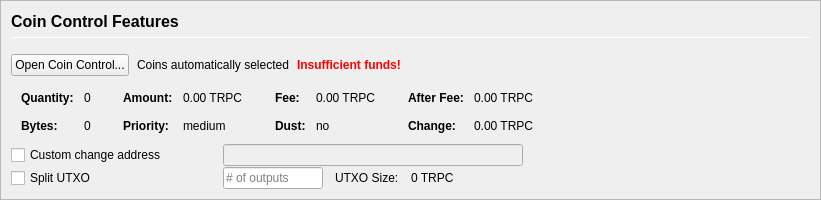
         <widget class="QFrame" name="frameCoinControl">
          <property name="sizePolicy">
           <sizepolicy hsizetype="Expanding" vsizetype="Expanding">
            <horstretch>0</horstretch>
            <verstretch>0</verstretch>
           </sizepolicy>
          </property>
          <property name="maximumSize">
           <size>
            <width>16777215</width>
            <height>16777215</height>
           </size>
          </property>
          <property name="frameShape">
           <enum>QFrame::StyledPanel</enum>
          </property>
          <property name="frameShadow">
           <enum>QFrame::Sunken</enum>
          </property>
          <layout class="QVBoxLayout" name="verticalLayoutCoinControl2">
           <property name="spacing">
            <number>0</number>
           </property>
           <property name="leftMargin">
            <number>0</number>
           </property>
           <property name="topMargin">
            <number>0</number>
           </property>
           <property name="rightMargin">
            <number>0</number>
           </property>
           <property name="bottomMargin">
            <number>0</number>
           </property>
           <item>
            <widget class="QFrame" name="frameCoinControl_BG">
             <layout class="QVBoxLayout" name="verticalLayoutCoinControl" stretch="0,0,0,0,0,0">
              <property name="spacing">
               <number>1</number>
              </property>
              <property name="leftMargin">
               <number>10</number>
              </property>
              <property name="topMargin">
               <number>10</number>
              </property>
              <item>
               <layout class="QHBoxLayout" name="horizontalLayoutCoinControl1">
                <property name="bottomMargin">
                 <number>15</number>
                </property>
                <item>
                 <layout class="QVBoxLayout" name="verticalLayout_3">
                  <property name="spacing">
                   <number>6</number>
                  </property>
                  <item>
                   <widget class="QLabel" name="labelCoinControlFeatures">
                    <property name="sizePolicy">
                     <sizepolicy hsizetype="Preferred" vsizetype="Maximum">
                      <horstretch>0</horstretch>
                      <verstretch>0</verstretch>
                     </sizepolicy>
                    </property>
                    <property name="minimumSize">
                     <size>
                      <width>0</width>
                      <height>20</height>
                     </size>
                    </property>
                    <property name="font">
                     <font>
                      <pointsize>12</pointsize>
                      <weight>75</weight>
                      <bold>true</bold>
                     </font>
                    </property>
                    <property name="styleSheet">
                     <string notr="true">font-weight:bold;</string>
                    </property>
                    <property name="text">
                     <string>Coin Control Features</string>
                    </property>
                   </widget>
                  </item>
                  <item>
                   <widget class="Line" name="line">
                    <property name="minimumSize">
                     <size>
                      <width>0</width>
                      <height>1</height>
                     </size>
                    </property>
                    <property name="maximumSize">
                     <size>
                      <width>16777215</width>
                      <height>1</height>
                     </size>
                    </property>
                    <property name="orientation">
                     <enum>Qt::Horizontal</enum>
                    </property>
                   </widget>
                  </item>
                 </layout>
                </item>
               </layout>
              </item>
              <item>
               <layout class="QHBoxLayout" name="horizontalLayoutCoinControl2" stretch="0,0,0,0">
                <property name="spacing">
                 <number>8</number>
                </property>
                <property name="bottomMargin">
                 <number>10</number>
                </property>
                <item>
                 <widget class="QPushButton" name="pushButtonCoinControl">
                  <property name="styleSheet">
                   <string notr="true"/>
                  </property>
                  <property name="text">
                   <string>Open Coin Control...</string>
                  </property>
                  <property name="autoDefault">
                   <bool>false</bool>
                  </property>
                 </widget>
                </item>
                <item>
                 <widget class="QLabel" name="labelCoinControlAutomaticallySelected">
                  <property name="text">
                   <string>Coins automatically selected</string>
                  </property>
                  <property name="margin">
                   <number>5</number>
                  </property>
                 </widget>
                </item>
                <item>
                 <widget class="QLabel" name="labelCoinControlInsuffFunds">
                  <property name="font">
                   <font>
                    <weight>75</weight>
                    <bold>true</bold>
                   </font>
                  </property>
                  <property name="styleSheet">
                   <string notr="true">color:red;font-weight:bold;</string>
                  </property>
                  <property name="text">
                   <string>Insufficient funds!</string>
                  </property>
                  <property name="margin">
                   <number>5</number>
                  </property>
                 </widget>
                </item>
                <item>
                 <spacer name="horizontalSpacerCoinControl">
                  <property name="orientation">
                   <enum>Qt::Horizontal</enum>
                  </property>
                  <property name="sizeHint" stdset="0">
                   <size>
                    <width>40</width>
                    <height>1</height>
                   </size>
                  </property>
                 </spacer>
                </item>
               </layout>
              </item>
              <item>
               <widget class="QWidget" name="widgetCoinControl" native="true">
                <property name="sizePolicy">
                 <sizepolicy hsizetype="Preferred" vsizetype="Preferred">
                  <horstretch>0</horstretch>
                  <verstretch>0</verstretch>
                 </sizepolicy>
                </property>
                <property name="minimumSize">
                 <size>
                  <width>0</width>
                  <height>0</height>
                 </size>
                </property>
                <property name="styleSheet">
                 <string notr="true"/>
                </property>
                <layout class="QHBoxLayout" name="horizontalLayoutCoinControl5">
                 <property name="leftMargin">
                  <number>0</number>
                 </property>
                 <property name="topMargin">
                  <number>0</number>
                 </property>
                 <property name="rightMargin">
                  <number>0</number>
                 </property>
                 <property name="bottomMargin">
                  <number>0</number>
                 </property>
                 <item>
                  <layout class="QHBoxLayout" name="horizontalLayoutCoinControl3" stretch="0,0,0,1">
                   <property name="spacing">
                    <number>20</number>
                   </property>
                   <property name="topMargin">
                    <number>0</number>
                   </property>
                   <property name="bottomMargin">
                    <number>10</number>
                   </property>
                   <item>
                    <layout class="QFormLayout" name="formLayoutCoinControl1">
                     <property name="horizontalSpacing">
                      <number>10</number>
                     </property>
                     <property name="verticalSpacing">
                      <number>14</number>
                     </property>
                     <property name="leftMargin">
                      <number>10</number>
                     </property>
                     <property name="topMargin">
                      <number>4</number>
                     </property>
                     <property name="rightMargin">
                      <number>6</number>
                     </property>
                     <item row="0" column="0">
                      <widget class="QLabel" name="labelCoinControlQuantityText">
                       <property name="font">
                        <font>
                         <weight>75</weight>
                         <bold>true</bold>
                        </font>
                       </property>
                       <property name="text">
                        <string>Quantity:</string>
                       </property>
                       <property name="margin">
                        <number>0</number>
                       </property>
                      </widget>
                     </item>
                     <item row="0" column="1">
                      <widget class="QLabel" name="labelCoinControlQuantity">
                       <property name="cursor">
                        <cursorShape>IBeamCursor</cursorShape>
                       </property>
                       <property name="contextMenuPolicy">
                        <enum>Qt::ActionsContextMenu</enum>
                       </property>
                       <property name="text">
                        <string notr="true">0</string>
                       </property>
                       <property name="margin">
                        <number>0</number>
                       </property>
                       <property name="textInteractionFlags">
                        <set>Qt::LinksAccessibleByMouse|Qt::TextSelectableByKeyboard|Qt::TextSelectableByMouse</set>
                       </property>
                      </widget>
                     </item>
                     <item row="1" column="0">
                      <widget class="QLabel" name="labelCoinControlBytesText">
                       <property name="font">
                        <font>
                         <weight>75</weight>
                         <bold>true</bold>
                        </font>
                       </property>
                       <property name="text">
                        <string>Bytes:</string>
                       </property>
                      </widget>
                     </item>
                     <item row="1" column="1">
                      <widget class="QLabel" name="labelCoinControlBytes">
                       <property name="cursor">
                        <cursorShape>IBeamCursor</cursorShape>
                       </property>
                       <property name="contextMenuPolicy">
                        <enum>Qt::ActionsContextMenu</enum>
                       </property>
                       <property name="text">
                        <string notr="true">0</string>
                       </property>
                       <property name="textInteractionFlags">
                        <set>Qt::LinksAccessibleByMouse|Qt::TextSelectableByKeyboard|Qt::TextSelectableByMouse</set>
                       </property>
                      </widget>
                     </item>
                    </layout>
                   </item>
                   <item>
                    <layout class="QFormLayout" name="formLayoutCoinControl2">
                     <property name="horizontalSpacing">
                      <number>10</number>
                     </property>
                     <property name="verticalSpacing">
                      <number>14</number>
                     </property>
                     <property name="leftMargin">
                      <number>6</number>
                     </property>
                     <property name="topMargin">
                      <number>4</number>
                     </property>
                     <property name="rightMargin">
                      <number>6</number>
                     </property>
                     <item row="0" column="0">
                      <widget class="QLabel" name="labelCoinControlAmountText">
                       <property name="font">
                        <font>
                         <weight>75</weight>
                         <bold>true</bold>
                        </font>
                       </property>
                       <property name="text">
                        <string>Amount:</string>
                       </property>
                       <property name="margin">
                        <number>0</number>
                       </property>
                      </widget>
                     </item>
                     <item row="0" column="1">
                      <widget class="QLabel" name="labelCoinControlAmount">
                       <property name="cursor">
                        <cursorShape>IBeamCursor</cursorShape>
                       </property>
                       <property name="contextMenuPolicy">
                        <enum>Qt::ActionsContextMenu</enum>
                       </property>
                       <property name="text">
                        <string notr="true">0.00 TRPC</string>
                       </property>
                       <property name="textInteractionFlags">
                        <set>Qt::LinksAccessibleByMouse|Qt::TextSelectableByKeyboard|Qt::TextSelectableByMouse</set>
                       </property>
                      </widget>
                     </item>
                     <item row="1" column="0">
                      <widget class="QLabel" name="labelCoinControlPriorityText">
                       <property name="font">
                        <font>
                         <weight>75</weight>
                         <bold>true</bold>
                        </font>
                       </property>
                       <property name="text">
                        <string>Priority:</string>
                       </property>
                      </widget>
                     </item>
                     <item row="1" column="1">
                      <widget class="QLabel" name="labelCoinControlPriority">
                       <property name="cursor">
                        <cursorShape>IBeamCursor</cursorShape>
                       </property>
                       <property name="contextMenuPolicy">
                        <enum>Qt::ActionsContextMenu</enum>
                       </property>
                       <property name="text">
                        <string>medium</string>
                       </property>
                       <property name="textInteractionFlags">
                        <set>Qt::LinksAccessibleByMouse|Qt::TextSelectableByKeyboard|Qt::TextSelectableByMouse</set>
                       </property>
                      </widget>
                     </item>
                    </layout>
                   </item>
                   <item>
                    <layout class="QFormLayout" name="formLayoutCoinControl3">
                     <property name="horizontalSpacing">
                      <number>10</number>
                     </property>
                     <property name="verticalSpacing">
                      <number>14</number>
                     </property>
                     <property name="leftMargin">
                      <number>6</number>
                     </property>
                     <property name="topMargin">
                      <number>4</number>
                     </property>
                     <property name="rightMargin">
                      <number>6</number>
                     </property>
                     <item row="0" column="0">
                      <widget class="QLabel" name="labelCoinControlFeeText">
                       <property name="font">
                        <font>
                         <weight>75</weight>
                         <bold>true</bold>
                        </font>
                       </property>
                       <property name="text">
                        <string>Fee:</string>
                       </property>
                       <property name="margin">
                        <number>0</number>
                       </property>
                      </widget>
                     </item>
                     <item row="0" column="1">
                      <widget class="QLabel" name="labelCoinControlFee">
                       <property name="cursor">
                        <cursorShape>IBeamCursor</cursorShape>
                       </property>
                       <property name="contextMenuPolicy">
                        <enum>Qt::ActionsContextMenu</enum>
                       </property>
                       <property name="text">
                        <string notr="true">0.00 TRPC</string>
                       </property>
                       <property name="textInteractionFlags">
                        <set>Qt::LinksAccessibleByMouse|Qt::TextSelectableByKeyboard|Qt::TextSelectableByMouse</set>
                       </property>
                      </widget>
                     </item>
                     <item row="1" column="0">
                      <widget class="QLabel" name="labelCoinControlLowOutputText">
                       <property name="font">
                        <font>
                         <weight>75</weight>
                         <bold>true</bold>
                        </font>
                       </property>
                       <property name="text">
                        <string>Dust:</string>
                       </property>
                      </widget>
                     </item>
                     <item row="1" column="1">
                      <widget class="QLabel" name="labelCoinControlLowOutput">
                       <property name="cursor">
                        <cursorShape>IBeamCursor</cursorShape>
                       </property>
                       <property name="contextMenuPolicy">
                        <enum>Qt::ActionsContextMenu</enum>
                       </property>
                       <property name="text">
                        <string>no</string>
                       </property>
                       <property name="textInteractionFlags">
                        <set>Qt::LinksAccessibleByMouse|Qt::TextSelectableByKeyboard|Qt::TextSelectableByMouse</set>
                       </property>
                      </widget>
                     </item>
                    </layout>
                   </item>
                   <item>
                    <layout class="QFormLayout" name="formLayoutCoinControl4">
                     <property name="horizontalSpacing">
                      <number>10</number>
                     </property>
                     <property name="verticalSpacing">
                      <number>14</number>
                     </property>
                     <property name="leftMargin">
                      <number>6</number>
                     </property>
                     <property name="topMargin">
                      <number>4</number>
                     </property>
                     <property name="rightMargin">
                      <number>6</number>
                     </property>
                     <item row="0" column="0">
                      <widget class="QLabel" name="labelCoinControlAfterFeeText">
                       <property name="font">
                        <font>
                         <weight>75</weight>
                         <bold>true</bold>
                        </font>
                       </property>
                       <property name="text">
                        <string>After Fee:</string>
                       </property>
                       <property name="margin">
                        <number>0</number>
                       </property>
                      </widget>
                     </item>
                     <item row="0" column="1">
                      <widget class="QLabel" name="labelCoinControlAfterFee">
                       <property name="cursor">
                        <cursorShape>IBeamCursor</cursorShape>
                       </property>
                       <property name="contextMenuPolicy">
                        <enum>Qt::ActionsContextMenu</enum>
                       </property>
                       <property name="text">
                        <string notr="true">0.00 TRPC</string>
                       </property>
                       <property name="textInteractionFlags">
                        <set>Qt::LinksAccessibleByMouse|Qt::TextSelectableByKeyboard|Qt::TextSelectableByMouse</set>
                       </property>
                      </widget>
                     </item>
                     <item row="1" column="0">
                      <widget class="QLabel" name="labelCoinControlChangeText">
                       <property name="font">
                        <font>
                         <weight>75</weight>
                         <bold>true</bold>
                        </font>
                       </property>
                       <property name="text">
                        <string>Change:</string>
                       </property>
                      </widget>
                     </item>
                     <item row="1" column="1">
                      <widget class="QLabel" name="labelCoinControlChange">
                       <property name="cursor">
                        <cursorShape>IBeamCursor</cursorShape>
                       </property>
                       <property name="contextMenuPolicy">
                        <enum>Qt::ActionsContextMenu</enum>
                       </property>
                       <property name="text">
                        <string notr="true">0.00 TRPC</string>
                       </property>
                       <property name="textInteractionFlags">
                        <set>Qt::LinksAccessibleByMouse|Qt::TextSelectableByKeyboard|Qt::TextSelectableByMouse</set>
                       </property>
                      </widget>
                     </item>
                    </layout>
                   </item>
                  </layout>
                 </item>
                </layout>
               </widget>
              </item>
              <item>
               <layout class="QHBoxLayout" name="horizontalLayoutCoinControl4">
                <property name="spacing">
                 <number>12</number>
                </property>
                <property name="sizeConstraint">
                 <enum>QLayout::SetDefaultConstraint</enum>
                </property>
                <property name="topMargin">
                 <number>0</number>
                </property>
                <property name="rightMargin">
                 <number>0</number>
                </property>
                <item>
                 <widget class="QCheckBox" name="checkBoxCoinControlChange">
                  <property name="sizePolicy">
                   <sizepolicy hsizetype="Preferred" vsizetype="Preferred">
                    <horstretch>0</horstretch>
                    <verstretch>0</verstretch>
                   </sizepolicy>
                  </property>
                  <property name="minimumSize">
                   <size>
                    <width>200</width>
                    <height>0</height>
                   </size>
                  </property>
                  <property name="maximumSize">
                   <size>
                    <width>200</width>
                    <height>16777215</height>
                   </size>
                  </property>
                  <property name="toolTip">
                   <string>If this is activated, but the change address is empty or invalid, change will be sent to a newly generated address.</string>
                  </property>
                  <property name="text">
                   <string>Custom change address</string>
                  </property>
                 </widget>
                </item>
                <item>
                 <widget class="QValidatedLineEdit" name="lineEditCoinControlChange">
                  <property name="enabled">
                   <bool>false</bool>
                  </property>
                  <property name="sizePolicy">
                   <sizepolicy hsizetype="Preferred" vsizetype="Preferred">
                    <horstretch>0</horstretch>
                    <verstretch>0</verstretch>
                   </sizepolicy>
                  </property>
                  <property name="minimumSize">
                   <size>
                    <width>300</width>
                    <height>0</height>
                   </size>
                  </property>
                 </widget>
                </item>
                <item>
                 <widget class="QLabel" name="labelCoinControlChangeLabel">
                  <property name="sizePolicy">
                   <sizepolicy hsizetype="Preferred" vsizetype="Preferred">
                    <horstretch>0</horstretch>
                    <verstretch>0</verstretch>
                   </sizepolicy>
                  </property>
                  <property name="minimumSize">
                   <size>
                    <width>100</width>
                    <height>0</height>
                   </size>
                  </property>
                  <property name="text">
                   <string/>
                  </property>
                  <property name="margin">
                   <number>3</number>
                  </property>
                 </widget>
                </item>
               </layout>
              </item>
              <item>
               <layout class="QHBoxLayout" name="horizontalLayoutCoinControl6">
                <property name="spacing">
                 <number>12</number>
                </property>
                <property name="rightMargin">
                 <number>0</number>
                </property>
                <item>
                 <widget class="QCheckBox" name="splitBlockCheckBox">
                  <property name="sizePolicy">
                   <sizepolicy hsizetype="Preferred" vsizetype="Preferred">
                    <horstretch>0</horstretch>
                    <verstretch>0</verstretch>
                   </sizepolicy>
                  </property>
                  <property name="minimumSize">
                   <size>
                    <width>200</width>
                    <height>0</height>
                   </size>
                  </property>
                  <property name="maximumSize">
                   <size>
                    <width>200</width>
                    <height>16777215</height>
                   </size>
                  </property>
                  <property name="text">
                   <string>Split UTXO</string>
                  </property>
                 </widget>
                </item>
                <item>
                 <widget class="QLineEdit" name="splitBlockLineEdit">
                  <property name="sizePolicy">
                   <sizepolicy hsizetype="Preferred" vsizetype="Preferred">
                    <horstretch>50</horstretch>
                    <verstretch>0</verstretch>
                   </sizepolicy>
                  </property>
                  <property name="minimumSize">
                   <size>
                    <width>100</width>
                    <height>0</height>
                   </size>
                  </property>
                  <property name="maximumSize">
                   <size>
                    <width>100</width>
                    <height>16777215</height>
                   </size>
                  </property>
                  <property name="placeholderText">
                   <string># of outputs</string>
                  </property>
                 </widget>
                </item>
                <item>
                 <widget class="QLabel" name="labelBlockSizeText">
                  <property name="text">
                   <string>UTXO Size:</string>
                  </property>
                 </widget>
                </item>
                <item>
                 <widget class="QLabel" name="labelBlockSize">
                  <property name="text">
                   <string>0 TRPC</string>
                  </property>
                 </widget>
                </item>
                <item>
                 <spacer name="horizontalSpacer_7">
                  <property name="orientation">
                   <enum>Qt::Horizontal</enum>
                  </property>
                  <property name="sizeHint" stdset="0">
                   <size>
                    <width>40</width>
                    <height>20</height>
                   </size>
                  </property>
                 </spacer>
                </item>
               </layout>
              </item>
              <item>
               <spacer name="verticalSpacerCoinControl">
                <property name="orientation">
                 <enum>Qt::Vertical</enum>
                </property>
                <property name="sizeHint" stdset="0">
                 <size>
                  <width>800</width>
                  <height>1</height>
                 </size>
                </property>
               </spacer>
              </item>
             </layout>
            </widget>
           </item>
          </layout>
         </widget>
